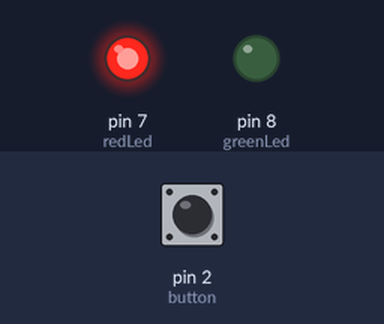
A sketch run on a simulated Arduino Uno, built with avr-gcc and run on an emulated ATmega328P. On the bench: output pins drawn as LEDs (lit = HIGH). The test bench sets the inputs (shaded band); at power-on: pin 2 (button) HIGH.

Above: at 1.2 s.
1.3 s: pin 2 (button) pulled LOW for 0.15 s
At 1.37 s:
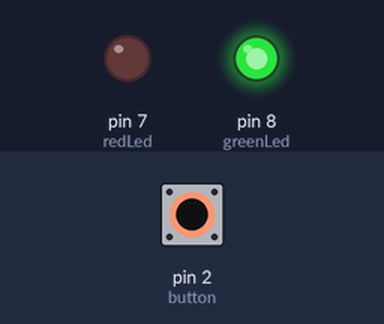
2.9 s: pin 2 (button) pulled LOW for 3.2 s
At 6.9 s:
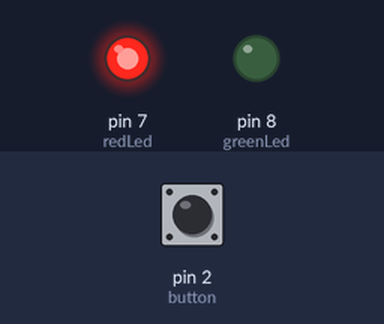
Timing chart, 0 to 8.4 s (numbered marks = the images above; inputs shaded):
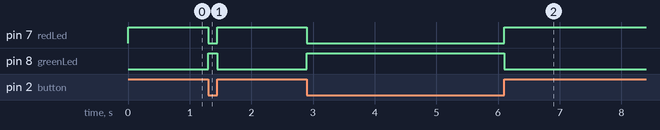

Measured:
- after the input at 1.3 s, pin 7 (redLed): HIGH → LOW at once, → HIGH 0.15 s later; pin 8 (greenLed): LOW → HIGH at once, → LOW 0.15 s later
- after the input at 2.9 s, pin 7 (redLed): HIGH → LOW at once, → HIGH 3.2 s later; pin 8 (greenLed): LOW → HIGH at once, → LOW 3.2 s later

The sketch:

05_Button_Alt_Lights.ino
```cpp
int redLed = 7;
int greenLed = 8;
int button = 2;


void setup()
  {
    pinMode(2, INPUT_PULLUP);
    pinMode(7, OUTPUT);
    pinMode(8, OUTPUT);
  }

void loop()
  {
    if (digitalRead(button) == HIGH)
      {
        digitalWrite(greenLed, LOW);
        digitalWrite(redLed, HIGH);
      }
    else
      {
        digitalWrite(redLed, LOW);
        digitalWrite(greenLed, HIGH);
      }
  }
```
